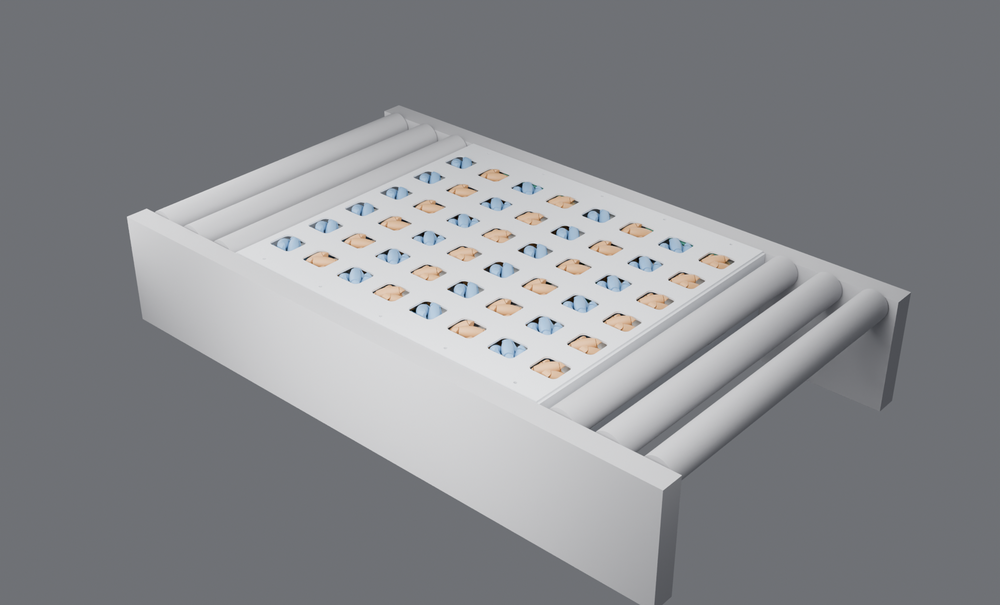
#> input picture docs/analisis/bloque_omni/BO2_hero.png, 1000 x 605 px, shrunk from 1900 x 1150 before the run
$ python bo2_compose.py
#> lines starting #> are read from the running program, lines starting #| are printed output that depends on the picture
import os
import matplotlib
matplotlib.use('Agg')
import matplotlib.pyplot as plt
import matplotlib.image as mpimg
import matplotlib.gridspec as gridspec

OUT = os.path.dirname(os.path.abspath(__file__))
p = lambda f: os.path.join(OUT, f)

fig = plt.figure(figsize=(20, 15.0), dpi=100)
gs = gridspec.GridSpec(3, 3, width_ratios=[1.3, 1.0, 1.0],
                       height_ratios=[1.05, 0.95, 1.15], figure=fig)

ax = fig.add_subplot(gs[0, 0])
ax.imshow(mpimg.imread(p('BO2_hero.png'))); ax.axis('off')
ax.set_title('v2 en su zona del ZP2026 — ruedas mecanum v7 REALES (48×)', fontsize=13, pad=6)

ax = fig.add_subplot(gs[0, 1:])
ax.imshow(mpimg.imread(p('BO2_destapado.png'))); ax.axis('off')
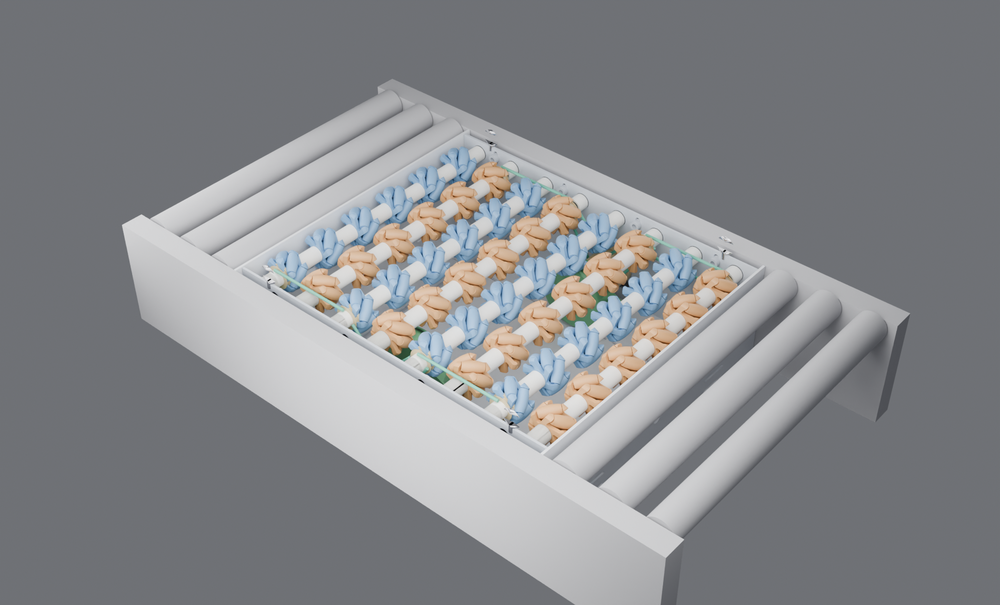
#> input picture docs/analisis/bloque_omni/BO2_destapado.png, 1000 x 605 px, shrunk from 1900 x 1150 before the run
ax.set_title('Sin tapa superior: 8 ejes hex 14 alternados (azul der / naranja izq), '
             'bujes PVC, cáncamos de izaje (Flowsort §4.3)', fontsize=12, pad=6)

ax = fig.add_subplot(gs[1, 0])
ax.imshow(mpimg.imread(p('BO2_planta.png'))); ax.axis('off')
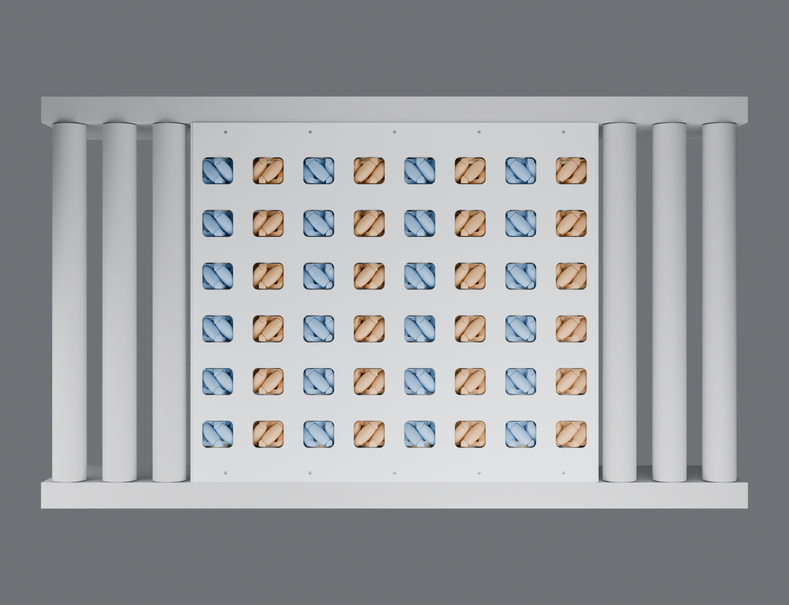
#> input picture docs/analisis/bloque_omni/BO2_planta.png, 789 x 605 px, shrunk from 1500 x 1150 before the run
ax.set_title('Planta: 48 ventanas mínimas 46.3×40.6 — se ven los rodillos a 45° '
             'de cada mano', fontsize=11, pad=6)

ax = fig.add_subplot(gs[1, 1:])
ax.imshow(mpimg.imread(p('BO2_transmision.png'))); ax.axis('off')
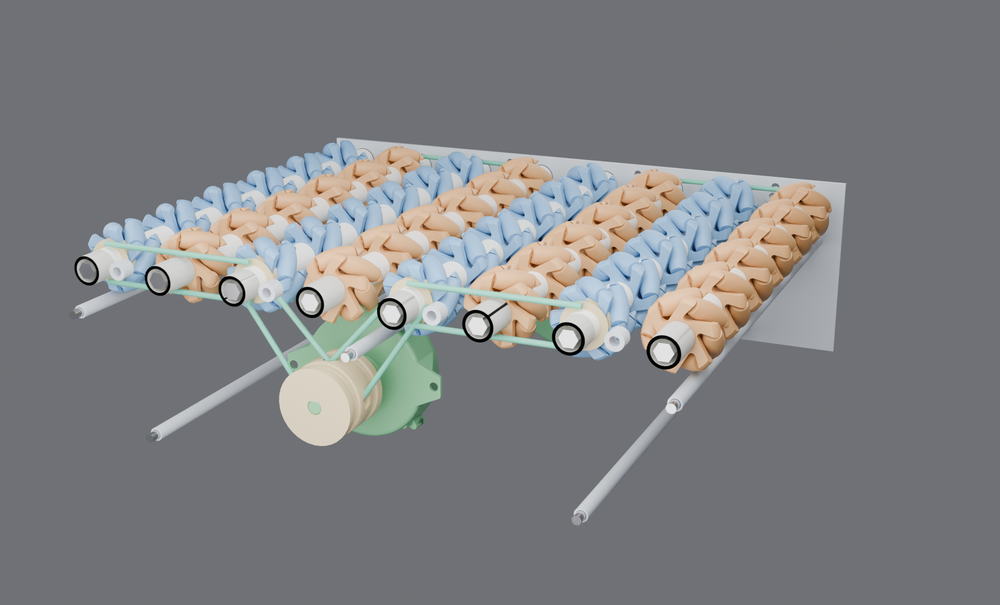
#> input picture docs/analisis/bloque_omni/BO2_transmision.png, 1000 x 605 px, shrunk from 1900 x 1150 before the run
ax.set_title('Transmisión (placa −Y abierta): motor UniDrive REAL + carrete speed-up '
             'REAL → o-rings → carretes Ø40 de eje', fontsize=11, pad=6)

ax = fig.add_subplot(gs[2, 0])
im = mpimg.imread(p('BO2_frente.png'))
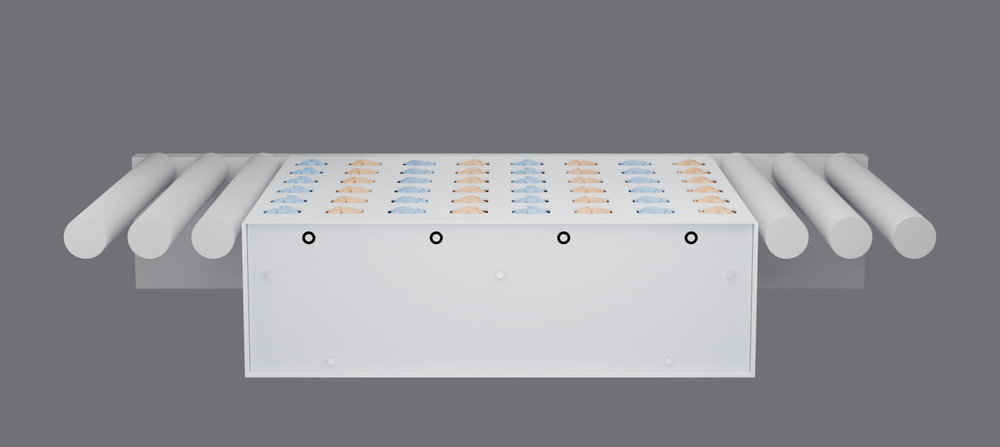
#> input picture docs/analisis/bloque_omni/BO2_frente.png, 1000 x 447 px, shrunk from 1900 x 850 before the run
#> im is the input picture: shape (447, 1000, 4) float32; mean R, G, B, A 0.552, 0.558, 0.573, 1
h = im.shape[0]
#> h = 447
ax.imshow(im[int(h*0.10):int(h*0.95), :]); ax.axis('off')
ax.set_title('Frente: caja profunda dentro del larguero; nivel continuo; '
             'colisas 9×25 (ajuste TOR +0…+2)', fontsize=10, pad=4)

ax = fig.add_subplot(gs[2, 1]); ax.axis('off')
t1 = (
    "CAJA (interpretación Flowsort)\n"
    "─────────────────────────────\n"
    "2 placas laterales 594×181×4\n"
    "  (z −75…106, motores DENTRO)\n"
    "tapa superior e3 avellanada\n"
    "  M5×10 a 3 Nm (§4.3) · 48\n"
    "  ventanas mín. · rueda +5.0\n"
    "tapa inferior + 2 laterales\n"
    "  con louvres · grommet Ø16\n"
    "montaje bastidor §4.4: M8×16\n"
    "  en Ø8.2, colisa 9×25, casqui-\n"
    "  llo Ø16×12.8 → TOR +0…+2\n"
    "4 cáncamos M8 izaje (§4.3)\n"
    "5 varillas M8 + tubo separador\n"
    "─────────────────────────────\n"
    "EJES Y RUEDAS\n"
    "─────────────────────────────\n"
    "8 ejes hex 14 e/c en 6001,\n"
    "  paso 74.75 = patrón ZP2026\n"
    "6 mecanum v7 por eje (Ø64,\n"
    "  hex 14.5) · paso transv. 78\n"
    "bujes PVC 3/4\" SCH40; lado\n"
    "  motriz partido por carrete"
)
ax.text(0.0, 1.02, t1, transform=ax.transAxes, fontsize=9.2,
        family='monospace', va='top',
        bbox=dict(boxstyle='round,pad=0.5', fc='#f4f4f6', ec='#888'))

ax = fig.add_subplot(gs[2, 2]); ax.axis('off')
t2 = (
    "ACCIONAMIENTO (ZP2026 real)\n"
    "─────────────────────────────\n"
    "2 UniDrive 24V (malla real del\n"
    "  GLB) dentro de la caja,\n"
    "  frente contra su placa\n"
    "carrete speed-up REAL Ø68 en\n"
    "  plano y=±221 · z −8.6\n"
    "  (87.7 bajo ejes, como ZP)\n"
    "o-rings: motor→2 ejes centrales\n"
    "  + eje↔eje (salto 149.5);\n"
    "  4 lazos por cara\n"
    "cara −Y → ejes DERECHOS\n"
    "cara +Y → ejes IZQUIERDOS\n"
    "iguales→recto · diferencial→45°\n"
    "─────────────────────────────\n"
    "GATES (bloque_omni_v2.py)\n"
    "─────────────────────────────\n"
    "nivel 115.1 = ZP        OK\n"
    "sobresale tapa 5.0      OK\n"
    "lomo motor 50.4 < 51.1  OK\n"
    "carrete 216–226 libre   OK\n"
    "ventanas 46.3×40.6      OK\n"
    "buje ID20.9/hex Ø16.17  OK"
)
ax.text(0.0, 1.02, t2, transform=ax.transAxes, fontsize=9.2,
        family='monospace', va='top',
        bbox=dict(boxstyle='round,pad=0.5', fc='#eef4ee', ec='#7a8'))

fig.suptitle('Bloque OMNI v2 — interpretación detallada Flowsort SLD/DLD + rueda v7 real + '
             'motor/carrete reales del ZP2026 (bloque_omni_v2.py · bo2_scene.py)',
             fontsize=15, y=0.995)
fig.subplots_adjust(top=0.94, bottom=0.02, left=0.02, right=0.99, hspace=0.24, wspace=0.06)
fig.savefig(p('BO2_lamina.png'), dpi=100, facecolor='white')
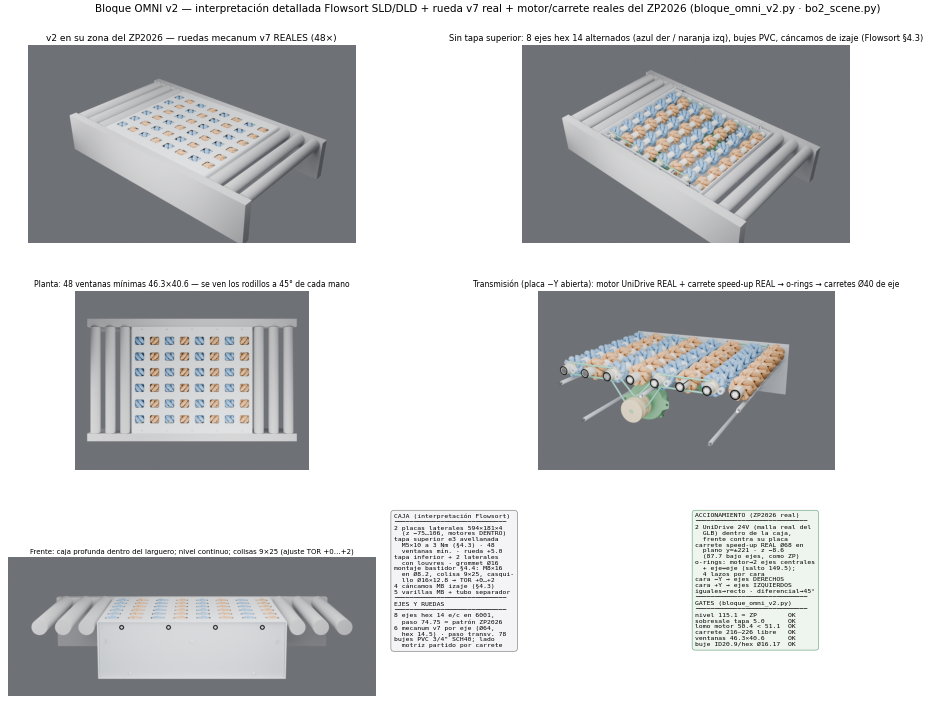
#> figure drawn by matplotlib, 5 panels
print('lamina ok')
